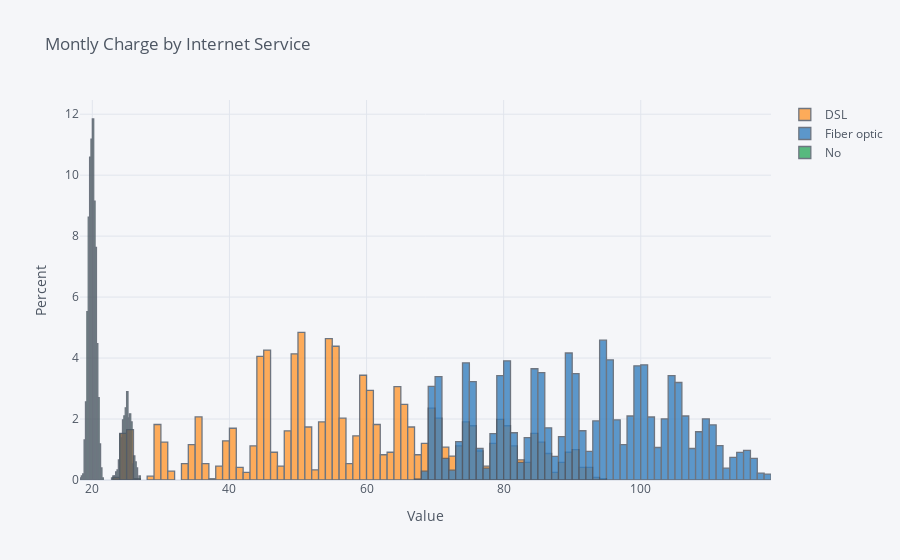

Here is the notebook cell this chart was saved with:
### Markdown cell above
using cufflinks...

### Code cell
hue_internet_type.iplot(kind='hist', 
                       histnorm='percent', 
                       xTitle='Value', 
                       yTitle='Percent', 
                       title='Montly Charge by Internet Service')

### Figure 1 — Plotly figure (JSON) as saved in the notebook; plotly's stock layout.template omitted (floating-point values rounded to 4 significant figures; data arrays with more than 128 entries replaced by an {"elided": "..."} marker saying what was removed)
{"data": [{"histfunc": "count", "histnorm": "percent", "marker": {"color": "rgba(255, 153, 51, 1.0)", "line": {"color": "#4D5663", "width": 1.3}}, "name": "DSL", "opacity": 0.8, "orientation": "v", "type": "histogram", "x": {"elided": "7032 float values"}}, {"histfunc": "count", "histnorm": "percent", "marker": {"color": "rgba(55, 128, 191, 1.0)", "line": {"color": "#4D5663", "width": 1.3}}, "name": "Fiber optic", "opacity": 0.8, "orientation": "v", "type": "histogram", "x": {"elided": "7032 float values"}}, {"histfunc": "count", "histnorm": "percent", "marker": {"color": "rgba(50, 171, 96, 1.0)", "line": {"color": "#4D5663", "width": 1.3}}, "name": "No", "opacity": 0.8, "orientation": "v", "type": "histogram", "x": {"elided": "7032 float values"}}], "layout": {"autosize": true, "barmode": "overlay", "legend": {"bgcolor": "#F5F6F9", "font": {"color": "#4D5663"}}, "paper_bgcolor": "#F5F6F9", "plot_bgcolor": "#F5F6F9", "title": {"font": {"color": "#4D5663"}, "text": "Montly Charge by Internet Service"}, "xaxis": {"autorange": true, "gridcolor": "#E1E5ED", "range": [18.2, 119], "showgrid": true, "tickfont": {"color": "#4D5663"}, "title": {"font": {"color": "#4D5663"}, "text": "Value"}, "type": "linear", "zerolinecolor": "#E1E5ED"}, "yaxis": {"autorange": true, "gridcolor": "#E1E5ED", "range": [0, 12.47], "showgrid": true, "tickfont": {"color": "#4D5663"}, "title": {"font": {"color": "#4D5663"}, "text": "Percent"}, "zerolinecolor": "#E1E5ED"}}}
